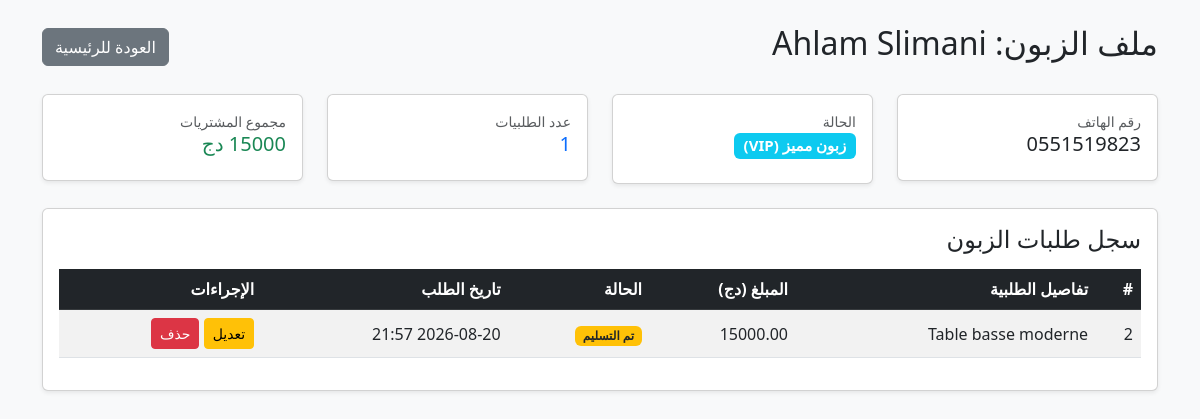
The page /customer/2/ (signed in) on the database its author committed.
### crm/models.py (models this page shows, shortened)
class Customer(models.Model):
    STATUS_CHOICES = [
        ('lead', 'مهتم (Lead)'),
        ('active', 'زبون فعلي (Active)'),
        ('vip', 'زبون مميز (VIP)'),
    ]
    full_name = models.CharField(max_length=150, verbose_name="الاسم الكامل")
    phone = models.CharField(max_length=20, verbose_name="رقم الهاتف")
    status = models.CharField(max_length=20, choices=STATUS_CHOICES, default='lead', verbose_name="حالة الزبون")
    interest = models.CharField(max_length=200, blank=True, null=True, verbose_name="الاهتمامات / المنتجات")
    created_at = models.DateTimeField(auto_now_add=True, verbose_name="تاريخ الإضافة")

class Order(models.Model):
    ORDER_STATUS = [
        ('pending', 'قيد التجهيز'),
        ('shipping', 'جاري التوصيل'),
        ('delivered', 'تم التسليم'),
    ]
    customer = models.ForeignKey(Customer, on_delete=models.CASCADE, related_name='orders', verbose_name="الزبون")
    product_details = models.TextField(verbose_name="تفاصيل الديكور / الطلبية")
    total_price = models.DecimalField(max_digits=10, decimal_places=2, verbose_name="المبلغ (دج)")
    status = models.CharField(max_length=20, choices=ORDER_STATUS, default='pending', verbose_name="حالة الطلب")
    created_at = models.DateTimeField(auto_now_add=True, verbose_name="تاريخ الطلب")

### crm/views.py (the view)
# urls.py: path('customer/<int:pk>/', views.customer_detail, name='customer_detail'),
@login_required
def customer_detail(request, pk):
    customer = get_object_or_404(Customer, pk=pk)
    orders = customer.orders.all().order_by('-created_at')
    total_spent = orders.aggregate(Sum('total_price'))['total_price__sum'] or 0
    context = {
        'customer': customer,
        'orders': orders,
        'total_orders': orders.count(),
        'total_spent': total_spent,
    }
    return render(request, 'crm/customer_detail.html', context)

### crm/templates/crm/customer_detail.html (shortened to what this page needs)
<!DOCTYPE html>
<html lang="ar" dir="rtl">
<head>
    <link rel="stylesheet" href="https://cdn.jsdelivr.net/npm/bootstrap@5.3.0/dist/css/bootstrap.rtl.min.css">
</head>
<body class="bg-light p-4">
    <div class="container">
        <div class="d-flex justify-content-between align-items-center mb-4">
            <h2>ملف الزبون: {{ customer.full_name }}</h2>
            <a href="{% url 'dashboard' %}" class="btn btn-secondary">العودة للرئيسية</a>
        </div>
        <div class="row mb-4">
            <div class="col-md-3">
                <div class="card p-3 shadow-sm bg-white">
                    <small class="text-muted">رقم الهاتف</small>
                    <h5>{{ customer.phone }}</h5>
                </div>
            </div>
            <div class="col-md-3">
                <div class="card p-3 shadow-sm bg-white">
                    <small class="text-muted">الحالة</small>
                    <h5><span class="badge bg-info">{{ customer.get_status_display }}</span></h5>
                </div>
            </div>
            <div class="col-md-3">
                <div class="card p-3 shadow-sm bg-white">
                    <small class="text-muted">عدد الطلبيات</small>
                    <h5 class="text-primary">{{ total_orders }}</h5>
                </div>
            </div>
            <div class="col-md-3">
                <div class="card p-3 shadow-sm bg-white">
                    <small class="text-muted">مجموع المشتريات</small>
                    <h5 class="text-success">{{ total_spent }} دج</h5>
                </div>
            </div>
        </div>
        <div class="card shadow-sm p-3">
            <h4 class="mb-3">سجل طلبات الزبون</h4>
            <table class="table table-striped align-middle">
                <thead class="table-dark">
                    <tr>
                        <th>#</th>
                        <th>تفاصيل الطلبية</th>
                        <th>المبلغ (دج)</th>
                        <th>الحالة</th>
                        <th>تاريخ الطلب</th>
                        <th>الإجراءات</th>
                    </tr>
                </thead>
                <tbody>
                    {% for order in orders %}
                    <tr>
                        <td>{{ order.id }}</td>
                        <td>{{ order.product_details }}</td>
                        <td>{{ order.total_price }}</td>
                        <td><span class="badge bg-warning text-dark">{{ order.get_status_display }}</span></td>
                        <td>{{ order.created_at|date:"Y-m-d H:i" }}</td>
                        <td>
                            <a href="{% url 'edit_order' order.id %}" class="btn btn-sm btn-warning">تعديل</a>
                            <a href="{% url 'delete_order' order.id %}" class="btn btn-sm btn-danger" onclick="return confirm('هل أنت متأكد؟')">حذف</a>
                        </td>
                    </tr>
                    {% empty %}
                    <tr>
                        <td colspan="6" class="text-center text-muted">لا توجد طلبات سابقة لهذا الزبون.</td>
                    </tr>
                    {% endfor %}
                </tbody>
            </table>
        </div>
    </div>
</body>
</html>

### rows shown on the page
Customer: full_name "Ahlam Slimani", phone "0551519823", status "زبون مميز (VIP)"
Order: id "2", product_details "Table basse moderne", total_price "15000.00", status "تم التسليم", created_at "2026-08-20 21:57"

### other values the page prints
{{ total_orders }} "1"
